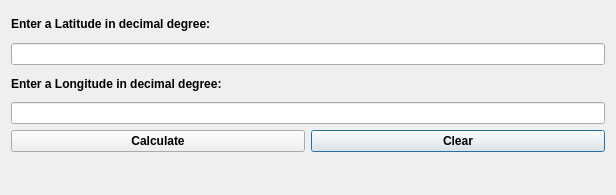
<?xml version="1.0" encoding="UTF-8"?>
<ui version="4.0">
 <class>ToRadiansDialogBase</class>
 <widget class="QDialog" name="ToRadiansDialogBase">
  <property name="geometry">
   <rect>
    <x>0</x>
    <y>0</y>
    <width>616</width>
    <height>195</height>
   </rect>
  </property>
  <property name="windowTitle">
   <string>Lat/Long To Radians</string>
  </property>
  <layout class="QGridLayout" name="gridLayout_2">
   <item row="0" column="0">
    <layout class="QGridLayout" name="gridLayout">
     <item row="2" column="0">
      <widget class="QLabel" name="label_2">
       <property name="font">
        <font>
         <weight>75</weight>
         <bold>true</bold>
        </font>
       </property>
       <property name="text">
        <string>Enter a Longitude in decimal degree:</string>
       </property>
      </widget>
     </item>
     <item row="3" column="0" colspan="2">
      <widget class="QLineEdit" name="lineEdit_2"/>
     </item>
     <item row="4" column="1">
      <widget class="QPushButton" name="pushButton1">
       <property name="font">
        <font>
         <weight>75</weight>
         <bold>true</bold>
        </font>
       </property>
       <property name="text">
        <string>Clear</string>
       </property>
      </widget>
     </item>
     <item row="5" column="0" colspan="2">
      <widget class="QLabel" name="label_3">
       <property name="font">
        <font>
         <weight>75</weight>
         <bold>true</bold>
        </font>
       </property>
       <property name="text">
        <string/>
       </property>
      </widget>
     </item>
     <item row="1" column="0" colspan="2">
      <widget class="QLineEdit" name="lineEdit"/>
     </item>
     <item row="0" column="0">
      <widget class="QLabel" name="label">
       <property name="font">
        <font>
         <weight>75</weight>
         <bold>true</bold>
        </font>
       </property>
       <property name="text">
        <string>Enter a Latitude in decimal degree:</string>
       </property>
      </widget>
     </item>
     <item row="4" column="0">
      <widget class="QPushButton" name="pushButton">
       <property name="font">
        <font>
         <weight>75</weight>
         <bold>true</bold>
        </font>
       </property>
       <property name="text">
        <string>Calculate</string>
       </property>
      </widget>
     </item>
    </layout>
   </item>
  </layout>
 </widget>
 <tabstops>
  <tabstop>lineEdit</tabstop>
  <tabstop>lineEdit_2</tabstop>
  <tabstop>pushButton</tabstop>
  <tabstop>pushButton1</tabstop>
 </tabstops>
 <resources/>
 <connections>
  <connection>
   <sender>pushButton1</sender>
   <signal>clicked()</signal>
   <receiver>label_3</receiver>
   <slot>clear()</slot>
   <hints>
    <hint type="sourcelabel">
     <x>605</x>
     <y>151</y>
    </hint>
    <hint type="destinationlabel">
     <x>476</x>
     <y>184</y>
    </hint>
   </hints>
  </connection>
 </connections>
</ui>
